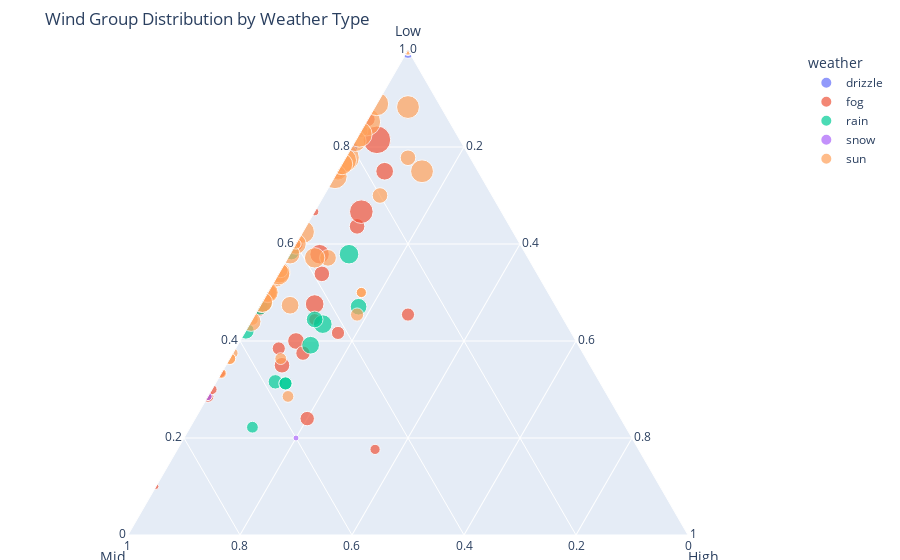

Notebook source saved alongside this figure:
### Code cell
# Create wind groups - categorizing wind speeds into three groups
weather['wind_group_ternary'] = pd.cut(weather['wind'], 
                                      bins=[0, 3, 6, float('inf')], 
                                      labels=['Low', 'Mid', 'High'])

# Create year_month column for hover data
weather['date'] = pd.to_datetime(weather['date'])
weather['year_month'] = weather['date'].dt.to_period('M').astype(str)

# Group by weather types and calculate proportions
ternary_data = weather.groupby(['weather', 'year_month']).agg({
    'wind_group_ternary': lambda x: (x == 'Low').sum(),  
}).rename(columns={'wind_group_ternary': 'Low'})

# Calculate Mid and High wind counts
ternary_data['Mid'] = weather.groupby(['weather', 'year_month']).agg({
    'wind_group_ternary': lambda x: (x == 'Mid').sum()
})['wind_group_ternary']

ternary_data['High'] = weather.groupby(['weather', 'year_month']).agg({
    'wind_group_ternary': lambda x: (x == 'High').sum()
})['wind_group_ternary']

# Reset index to make weather and year_month regular columns
ternary_data = ternary_data.reset_index()

# Filter out rows where all wind groups are 0
ternary_data = ternary_data[(ternary_data['Low'] + ternary_data['Mid'] + ternary_data['High']) > 0]

# Create the ternary plot
fig = px.scatter_ternary(ternary_data, 
                        a="Low",        
                        b="Mid",         
                        c="High",          
                        color="weather",  
                        size="Low",        
                        hover_data=["year_month"], 
                        title="Wind Group Distribution by Weather Type")

# Update layout
fig.update_layout(
    margin=dict(t=50, l=25, r=25, b=25)
)

# Show the plot
fig.show()

### Figure 1 — Plotly figure (JSON) as saved in the notebook; plotly's stock layout.template omitted (floating-point values rounded to 4 significant figures)
{"data": [{"a": [1, 1, 0, 1, 0, 1, 5, 4, 5, 3, 1, 2, 8, 3, 1, 0, 1, 0, 1, 3, 1], "b": [1, 0, 1, 1, 1, 0, 1, 1, 0, 0, 1, 0, 0, 0, 1, 2, 0, 1, 1, 0, 0], "c": [0, 0, 0, 0, 0, 0, 0, 0, 0, 0, 0, 0, 0, 0, 0, 0, 0, 0, 0, 0, 0], "customdata": [["2012-01"], ["2012-02"], ["2012-03"], ["2012-04"], ["2012-05"], ["2012-06"], ["2012-07"], ["2012-08"], ["2012-09"], ["2012-10"], ["2012-11"], ["2012-12"], ["2013-01"], ["2013-02"], ["2013-03"], ["2013-04"], ["2013-11"], ["2015-06"], ["2015-07"], ["2015-08"], ["2015-10"]], "hovertemplate": "weather=drizzle<br>Low=%{marker.size}<br>Mid=%{b}<br>High=%{c}<br>year_month=%{customdata[0]}<extra></extra>", "legendgroup": "drizzle", "marker": {"color": "#636efa", "size": [1, 1, 0, 1, 0, 1, 5, 4, 5, 3, 1, 2, 8, 3, 1, 0, 1, 0, 1, 3, 1], "sizemode": "area", "sizeref": 0.0575, "symbol": "circle"}, "mode": "markers", "name": "drizzle", "showlegend": true, "subplot": "ternary", "type": "scatterternary"}, {"a": [1, 3, 0, 1, 4, 6, 3, 2, 3, 7, 9, 5, 4, 5, 3, 8, 1, 2, 2, 3, 6, 5, 9, 6, 7, 22, 11, 7, 3, 6, 0, 3, 2, 7, 16, 10, 6], "b": [0, 0, 1, 0, 10, 4, 2, 1, 0, 5, 2, 5, 4, 3, 8, 10, 9, 5, 4, 2, 1, 7, 10, 8, 11, 4, 7, 8, 7, 2, 3, 1, 4, 3, 6, 9, 14], "c": [0, 0, 0, 0, 0, 0, 0, 0, 0, 1, 1, 2, 1, 3, 6, 2, 0, 0, 0, 0, 0, 1, 0, 2, 2, 1, 1, 0, 0, 0, 0, 0, 0, 1, 2, 2, 5], "customdata": [["2012-07"], ["2012-09"], ["2012-11"], ["2013-03"], ["2013-04"], ["2013-05"], ["2013-06"], ["2013-07"], ["2013-08"], ["2013-09"], ["2013-10"], ["2013-11"], ["2013-12"], ["2014-01"], ["2014-02"], ["2014-03"], ["2014-04"], ["2014-05"], ["2014-06"], ["2014-07"], ["2014-08"], ["2014-09"], ["2014-10"], ["2014-11"], ["2014-12"], ["2015-01"], ["2015-02"], ["2015-03"], ["2015-04"], ["2015-05"], ["2015-06"], ["2015-07"], ["2015-08"], ["2015-09"], ["2015-10"], ["2015-11"], ["2015-12"]], "hovertemplate": "weather=fog<br>Low=%{marker.size}<br>Mid=%{b}<br>High=%{c}<br>year_month=%{customdata[0]}<extra></extra>", "legendgroup": "fog", "marker": {"color": "#EF553B", "size": [1, 3, 0, 1, 4, 6, 3, 2, 3, 7, 9, 5, 4, 5, 3, 8, 1, 2, 2, 3, 6, 5, 9, 6, 7, 22, 11, 7, 3, 6, 0, 3, 2, 7, 16, 10, 6], "sizemode": "area", "sizeref": 0.0575, "symbol": "circle"}, "mode": "markers", "name": "fog", "showlegend": true, "subplot": "ternary", "type": "scatterternary"}, {"a": [4, 8, 6, 11, 5, 8, 7, 2, 2, 8, 12, 10, 5, 9, 8, 0, 1, 1, 1, 1, 0, 0, 0, 1, 0], "b": [12, 6, 11, 6, 9, 11, 5, 0, 2, 9, 13, 10, 9, 11, 8, 1, 0, 0, 0, 0, 1, 0, 1, 1, 1], "c": [2, 3, 2, 2, 2, 0, 0, 0, 0, 0, 0, 3, 2, 3, 2, 0, 0, 0, 0, 0, 0, 1, 0, 0, 0], "customdata": [["2012-01"], ["2012-02"], ["2012-03"], ["2012-04"], ["2012-05"], ["2012-06"], ["2012-07"], ["2012-08"], ["2012-09"], ["2012-10"], ["2012-11"], ["2012-12"], ["2013-01"], ["2013-02"], ["2013-03"], ["2013-07"], ["2013-08"], ["2013-10"], ["2014-07"], ["2014-08"], ["2014-10"], ["2015-01"], ["2015-04"], ["2015-08"], ["2015-10"]], "hovertemplate": "weather=rain<br>Low=%{marker.size}<br>Mid=%{b}<br>High=%{c}<br>year_month=%{customdata[0]}<extra></extra>", "legendgroup": "rain", "marker": {"color": "#00cc96", "size": [4, 8, 6, 11, 5, 8, 7, 2, 2, 8, 12, 10, 5, 9, 8, 0, 1, 1, 1, 1, 0, 0, 0, 1, 0], "sizemode": "area", "sizeref": 0.0575, "symbol": "circle"}, "mode": "markers", "name": "rain", "showlegend": true, "subplot": "ternary", "type": "scatterternary"}, {"a": [2, 0, 1, 1, 0, 1, 0], "b": [5, 2, 3, 0, 5, 0, 1], "c": [0, 1, 1, 0, 0, 0, 0], "customdata": [["2012-01"], ["2012-02"], ["2012-03"], ["2012-04"], ["2012-12"], ["2013-01"], ["2013-03"]], "hovertemplate": "weather=snow<br>Low=%{marker.size}<br>Mid=%{b}<br>High=%{c}<br>year_month=%{customdata[0]}<extra></extra>", "legendgroup": "snow", "marker": {"color": "#ab63fa", "size": [2, 0, 1, 1, 0, 1, 0], "sizemode": "area", "sizeref": 0.0575, "symbol": "circle"}, "mode": "markers", "name": "snow", "showlegend": true, "subplot": "ternary", "type": "scatterternary"}, {"a": [3, 3, 3, 4, 7, 7, 9, 15, 9, 5, 2, 1, 5, 1, 7, 8, 12, 12, 23, 21, 15, 16, 9, 17, 15, 4, 4, 10, 13, 12, 12, 17, 13, 6, 4, 4, 3, 4, 13, 9, 19, 14, 11, 12, 11, 3, 3, 3], "b": [1, 5, 2, 4, 7, 2, 3, 9, 9, 4, 0, 0, 1, 1, 1, 5, 8, 13, 4, 6, 1, 2, 8, 5, 2, 6, 7, 10, 11, 12, 13, 6, 4, 5, 8, 7, 0, 5, 3, 9, 4, 12, 14, 8, 8, 2, 6, 2], "c": [0, 0, 1, 0, 0, 1, 0, 0, 0, 2, 0, 0, 0, 0, 1, 1, 1, 0, 0, 0, 1, 0, 0, 0, 3, 1, 0, 0, 0, 0, 0, 0, 0, 0, 2, 0, 0, 0, 0, 1, 0, 0, 0, 0, 0, 0, 0, 1], "customdata": [["2012-01"], ["2012-02"], ["2012-03"], ["2012-04"], ["2012-05"], ["2012-06"], ["2012-07"], ["2012-08"], ["2012-09"], ["2012-10"], ["2012-11"], ["2012-12"], ["2013-01"], ["2013-02"], ["2013-03"], ["2013-04"], ["2013-05"], ["2013-06"], ["2013-07"], ["2013-08"], ["2013-09"], ["2013-10"], ["2013-11"], ["2013-12"], ["2014-01"], ["2014-02"], ["2014-03"], ["2014-04"], ["2014-05"], ["2014-06"], ["2014-07"], ["2014-08"], ["2014-09"], ["2014-10"], ["2014-11"], ["2014-12"], ["2015-01"], ["2015-02"], ["2015-03"], ["2015-04"], ["2015-05"], ["2015-06"], ["2015-07"], ["2015-08"], ["2015-09"], ["2015-10"], ["2015-11"], ["2015-12"]], "hovertemplate": "weather=sun<br>Low=%{marker.size}<br>Mid=%{b}<br>High=%{c}<br>year_month=%{customdata[0]}<extra></extra>", "legendgroup": "sun", "marker": {"color": "#FFA15A", "size": [3, 3, 3, 4, 7, 7, 9, 15, 9, 5, 2, 1, 5, 1, 7, 8, 12, 12, 23, 21, 15, 16, 9, 17, 15, 4, 4, 10, 13, 12, 12, 17, 13, 6, 4, 4, 3, 4, 13, 9, 19, 14, 11, 12, 11, 3, 3, 3], "sizemode": "area", "sizeref": 0.0575, "symbol": "circle"}, "mode": "markers", "name": "sun", "showlegend": true, "subplot": "ternary", "type": "scatterternary"}], "layout": {"legend": {"itemsizing": "constant", "title": {"text": "weather"}, "tracegroupgap": 0}, "margin": {"b": 25, "l": 25, "r": 25, "t": 50}, "ternary": {"aaxis": {"title": {"text": "Low"}}, "baxis": {"title": {"text": "Mid"}}, "caxis": {"title": {"text": "High"}}, "domain": {"x": [0, 1], "y": [0, 1]}}, "title": {"text": "Wind Group Distribution by Weather Type"}}}
